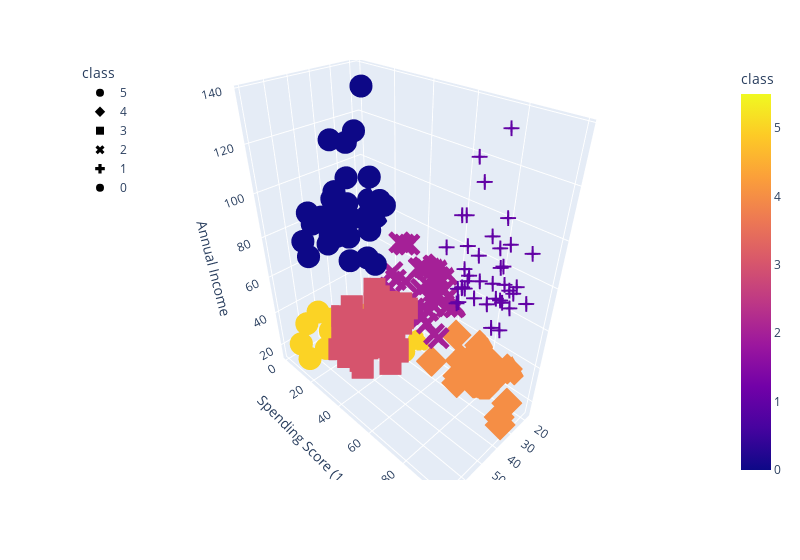

The code cell stored with this chart in its notebook:
### Code cell
# Plotting the 3D-Scatter with x="Annual Income", y="Spending Score (1-100)" and z="Age"
fig = px.scatter_3d(
    six_clusters,
    x="Age",
    y="Spending Score (1-100)",
    z="Annual Income",
    color="class",
    symbol="class",
    width=800,
)
fig.update_layout(legend=dict(x=0, y=1))
fig.show()

### Figure 1 — Plotly figure (JSON) as saved in the notebook; plotly's stock layout.template omitted (floating-point values rounded to 4 significant figures)
{"data": [{"hovertemplate": "class=%{marker.color}<br>Age=%{x}<br>Spending Score (1-100)=%{y}<br>Annual Income=%{z}<extra></extra>", "legendgroup": "5", "marker": {"color": [5, 5, 5, 5, 5, 5, 5, 5, 5, 5, 5, 5, 5, 5, 5, 5, 5, 5, 5, 5, 5], "coloraxis": "coloraxis", "symbol": "circle"}, "mode": "markers", "name": "5", "scene": "scene", "showlegend": true, "type": "scatter3d", "x": [19, 20, 31, 35, 64, 67, 58, 37, 35, 52, 35, 46, 54, 45, 40, 60, 53, 49, 42, 36, 49], "y": [39, 6, 40, 6, 3, 14, 15, 13, 35, 29, 35, 5, 14, 32, 31, 4, 4, 14, 17, 26, 28], "z": [15, 16, 17, 18, 19, 19, 20, 20, 21, 23, 24, 25, 28, 28, 29, 30, 33, 33, 34, 37, 39]}, {"hovertemplate": "class=%{marker.color}<br>Age=%{x}<br>Spending Score (1-100)=%{y}<br>Annual Income=%{z}<extra></extra>", "legendgroup": "4", "marker": {"color": [4, 4, 4, 4, 4, 4, 4, 4, 4, 4, 4, 4, 4, 4, 4, 4, 4, 4, 4, 4, 4, 4], "coloraxis": "coloraxis", "symbol": "diamond"}, "mode": "markers", "name": "4", "scene": "scene", "showlegend": true, "type": "scatter3d", "x": [21, 23, 22, 23, 30, 35, 24, 22, 20, 35, 25, 31, 29, 35, 23, 21, 18, 21, 30, 20, 24, 24], "y": [81, 77, 76, 94, 72, 99, 77, 79, 66, 98, 73, 73, 82, 61, 87, 73, 92, 81, 73, 75, 92, 65], "z": [15, 16, 17, 18, 19, 19, 20, 20, 21, 23, 24, 25, 28, 28, 29, 30, 33, 33, 34, 37, 38, 39]}, {"hovertemplate": "class=%{marker.color}<br>Age=%{x}<br>Spending Score (1-100)=%{y}<br>Annual Income=%{z}<extra></extra>", "legendgroup": "3", "marker": {"color": [3, 3, 3, 3, 3, 3, 3, 3, 3, 3, 3, 3, 3, 3, 3, 3, 3, 3, 3, 3, 3, 3, 3, 3, 3, 3, 3, 3, 3, 3, 3, 3, 3, 3, 3, 3, 3, 3, 3, 3, 3, 3, 3, 3, 3], "coloraxis": "coloraxis", "symbol": "square"}, "mode": "markers", "name": "3", "scene": "scene", "showlegend": true, "type": "scatter3d", "x": [65, 48, 50, 49, 59, 50, 47, 51, 69, 53, 70, 67, 54, 63, 43, 68, 70, 47, 60, 60, 59, 45, 49, 57, 67, 46, 48, 55, 50, 68, 48, 47, 48, 49, 67, 49, 66, 54, 68, 66, 65, 63, 49, 51, 50], "y": [35, 36, 55, 52, 60, 45, 41, 50, 46, 46, 56, 52, 59, 51, 50, 48, 55, 42, 49, 56, 47, 53, 42, 51, 41, 44, 46, 58, 46, 55, 49, 47, 42, 48, 59, 56, 50, 46, 43, 48, 52, 43, 59, 43, 57], "z": [38, 39, 40, 42, 43, 43, 43, 44, 44, 46, 46, 47, 47, 48, 48, 48, 49, 49, 50, 50, 54, 54, 54, 54, 54, 54, 54, 57, 58, 59, 60, 60, 61, 62, 62, 62, 63, 63, 63, 63, 63, 65, 65, 67, 67]}, {"hovertemplate": "class=%{marker.color}<br>Age=%{x}<br>Spending Score (1-100)=%{y}<br>Annual Income=%{z}<extra></extra>", "legendgroup": "2", "marker": {"color": [2, 2, 2, 2, 2, 2, 2, 2, 2, 2, 2, 2, 2, 2, 2, 2, 2, 2, 2, 2, 2, 2, 2, 2, 2, 2, 2, 2, 2, 2, 2, 2, 2, 2, 2, 2, 2, 2], "coloraxis": "coloraxis", "symbol": "x"}, "mode": "markers", "name": "2", "scene": "scene", "showlegend": true, "type": "scatter3d", "x": [31, 27, 29, 31, 33, 31, 27, 19, 18, 19, 32, 26, 40, 23, 38, 21, 22, 34, 18, 40, 32, 24, 27, 20, 23, 26, 21, 19, 38, 19, 18, 19, 27, 38, 40, 23, 25, 28], "y": [61, 47, 42, 42, 60, 54, 51, 55, 59, 59, 47, 54, 48, 52, 55, 57, 55, 60, 41, 40, 42, 52, 50, 49, 41, 55, 42, 54, 42, 46, 48, 50, 56, 40, 58, 29, 34, 40], "z": [39, 40, 40, 40, 42, 43, 46, 46, 48, 48, 48, 54, 54, 54, 54, 54, 57, 58, 59, 60, 60, 60, 60, 61, 62, 62, 62, 63, 64, 64, 65, 65, 67, 67, 69, 70, 72, 76]}, {"hovertemplate": "class=%{marker.color}<br>Age=%{x}<br>Spending Score (1-100)=%{y}<br>Annual Income=%{z}<extra></extra>", "legendgroup": "1", "marker": {"color": [1, 1, 1, 1, 1, 1, 1, 1, 1, 1, 1, 1, 1, 1, 1, 1, 1, 1, 1, 1, 1, 1, 1, 1, 1, 1, 1, 1, 1, 1, 1, 1, 1, 1, 1, 1, 1, 1, 1], "coloraxis": "coloraxis", "symbol": "cross"}, "mode": "markers", "name": "1", "scene": "scene", "showlegend": true, "type": "scatter3d", "x": [39, 31, 40, 38, 39, 31, 29, 32, 35, 32, 32, 28, 32, 34, 39, 38, 27, 30, 30, 29, 31, 36, 33, 32, 28, 36, 30, 27, 35, 32, 29, 30, 28, 36, 32, 38, 35, 32, 30], "y": [91, 77, 95, 75, 75, 71, 88, 73, 72, 93, 87, 97, 74, 90, 88, 76, 89, 78, 73, 83, 93, 75, 95, 63, 75, 92, 86, 69, 90, 86, 88, 97, 68, 85, 69, 91, 79, 74, 83], "z": [69, 70, 71, 71, 71, 72, 73, 73, 74, 75, 76, 77, 77, 78, 78, 78, 78, 78, 78, 79, 81, 85, 86, 87, 87, 87, 88, 88, 93, 97, 98, 99, 101, 103, 103, 113, 120, 126, 137]}, {"hovertemplate": "class=%{marker.color}<br>Age=%{x}<br>Spending Score (1-100)=%{y}<br>Annual Income=%{z}<extra></extra>", "legendgroup": "0", "marker": {"color": [0, 0, 0, 0, 0, 0, 0, 0, 0, 0, 0, 0, 0, 0, 0, 0, 0, 0, 0, 0, 0, 0, 0, 0, 0, 0, 0, 0, 0, 0, 0, 0, 0, 0, 0], "coloraxis": "coloraxis", "symbol": "circle"}, "mode": "markers", "name": "0", "scene": "scene", "showlegend": true, "type": "scatter3d", "x": [43, 59, 47, 20, 44, 19, 57, 25, 48, 34, 43, 44, 47, 37, 34, 56, 19, 50, 42, 36, 40, 36, 52, 58, 59, 37, 46, 41, 54, 41, 34, 33, 47, 45, 32], "y": [35, 11, 9, 5, 7, 10, 5, 12, 36, 22, 17, 20, 16, 1, 1, 35, 5, 26, 20, 27, 13, 10, 13, 15, 14, 32, 15, 39, 24, 17, 23, 8, 16, 28, 18], "z": [71, 71, 71, 73, 73, 74, 75, 77, 77, 78, 78, 78, 78, 78, 78, 79, 81, 85, 86, 87, 87, 87, 88, 88, 93, 97, 98, 99, 101, 103, 103, 113, 120, 126, 137]}], "layout": {"coloraxis": {"colorbar": {"title": {"text": "class"}}, "colorscale": [[0, "#0d0887"], [0.1111, "#46039f"], [0.2222, "#7201a8"], [0.3333, "#9c179e"], [0.4444, "#bd3786"], [0.5556, "#d8576b"], [0.6667, "#ed7953"], [0.7778, "#fb9f3a"], [0.8889, "#fdca26"], [1, "#f0f921"]]}, "legend": {"title": {"text": "class"}, "tracegroupgap": 0, "x": 0, "y": 1}, "margin": {"t": 60}, "scene": {"domain": {"x": [0, 1], "y": [0, 1]}, "xaxis": {"title": {"text": "Age"}}, "yaxis": {"title": {"text": "Spending Score (1-100)"}}, "zaxis": {"title": {"text": "Annual Income"}}}, "width": 800}}
